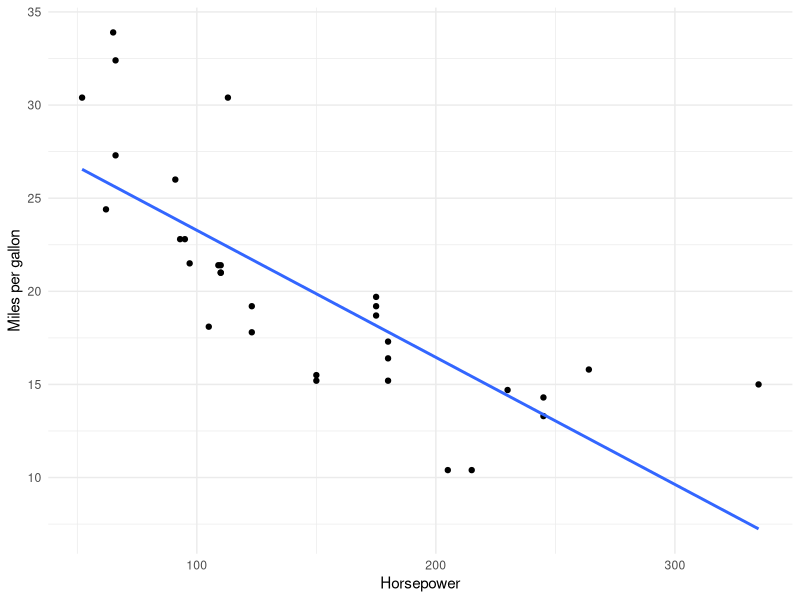

The R script that drew this image:
## ---- chunk 1
knitr::opts_chunk$set(echo = F, fig.align = 'center')

library(dplyr)
library(tidyr)
library(kableExtra)
library(ggplot2)

## ---- chunk 2
summ_stats <- mtcars %>% 
  select(hp, mpg) %>% 
  gather(variable, value) %>% 
  group_by(variable) %>% 
  summarise(min = min(value),
            q1 =  quantile(value, 0.25), 
            mean = mean(value),
            median = median(value),
            q3 = quantile(value, 0.75),
            max = max(value)) %>% 
  mutate_if(is.numeric, ~ round(., 1)) 

summ_stats_tab <- summ_stats %>% 
  knitr::kable(caption = "Summary statistics") %>%
  kableExtra::kable_styling(bootstrap_options = c("hover", "responsive"))
## ---- chunk 3
summ_stats_tab
## ---- chunk 4
plot_slm <- mtcars %>% 
  ggplot(aes(hp, mpg)) + 
  geom_point() +
  geom_smooth(method = "lm", se = F) + 
  theme_minimal() +
  labs(x = "Horsepower", y = "Miles per gallon")
## ---- chunk 5
plot_slm
## ---- chunk 6
# simple linear regression
slm <- lm(mpg ~ hp, data = mtcars)

# extract rounded coefficient for horsepower
slm_coef <- round( coef(slm)["hp"], 3)
## ---- chunk 7
write1 <- 'The number of observations in the data set is '
write2 <- 'For each additional horsepower the expected fuel consumption decreases by approximately' 
